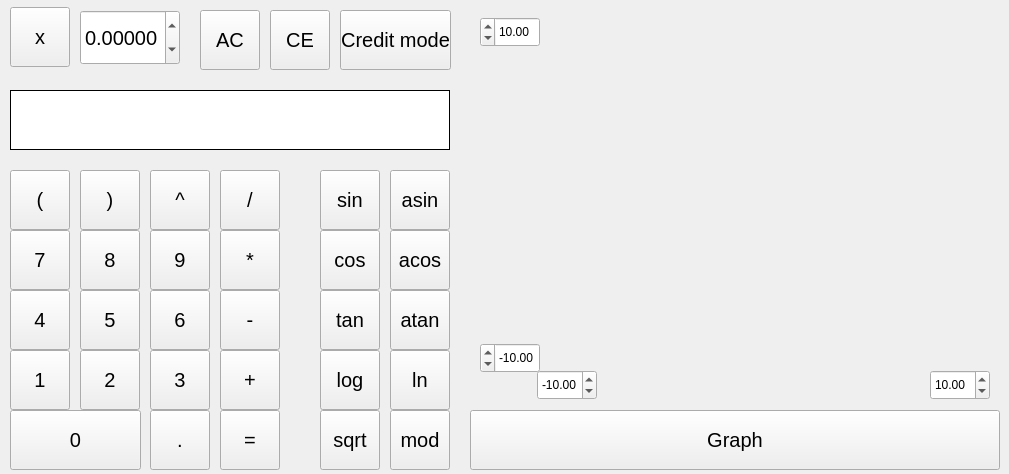
<?xml version="1.0" encoding="UTF-8"?>
<ui version="4.0">
 <class>MainWindow</class>
 <widget class="QMainWindow" name="MainWindow">
  <property name="geometry">
   <rect>
    <x>0</x>
    <y>0</y>
    <width>1009</width>
    <height>474</height>
   </rect>
  </property>
  <property name="minimumSize">
   <size>
    <width>1009</width>
    <height>474</height>
   </size>
  </property>
  <property name="maximumSize">
   <size>
    <width>1009</width>
    <height>474</height>
   </size>
  </property>
  <property name="windowTitle">
   <string>MainWindow</string>
  </property>
  <widget class="QWidget" name="centralwidget">
   <widget class="QLabel" name="label">
    <property name="geometry">
     <rect>
      <x>10</x>
      <y>90</y>
      <width>440</width>
      <height>60</height>
     </rect>
    </property>
    <property name="font">
     <font>
      <pointsize>-1</pointsize>
     </font>
    </property>
    <property name="styleSheet">
     <string notr="true">QLabel {
color: black;
 background-color: white;
border: 1px solid black;
font-size: 16px;
}</string>
    </property>
    <property name="text">
     <string/>
    </property>
    <property name="alignment">
     <set>Qt::AlignRight|Qt::AlignTrailing|Qt::AlignVCenter</set>
    </property>
   </widget>
   <widget class="QPushButton" name="pushButton_LBR">
    <property name="geometry">
     <rect>
      <x>10</x>
      <y>170</y>
      <width>60</width>
      <height>60</height>
     </rect>
    </property>
    <property name="sizePolicy">
     <sizepolicy hsizetype="Expanding" vsizetype="MinimumExpanding">
      <horstretch>0</horstretch>
      <verstretch>0</verstretch>
     </sizepolicy>
    </property>
    <property name="font">
     <font>
      <pointsize>15</pointsize>
     </font>
    </property>
    <property name="text">
     <string>(</string>
    </property>
   </widget>
   <widget class="QPushButton" name="pushButton_RBR">
    <property name="geometry">
     <rect>
      <x>80</x>
      <y>170</y>
      <width>60</width>
      <height>60</height>
     </rect>
    </property>
    <property name="sizePolicy">
     <sizepolicy hsizetype="Expanding" vsizetype="MinimumExpanding">
      <horstretch>0</horstretch>
      <verstretch>0</verstretch>
     </sizepolicy>
    </property>
    <property name="font">
     <font>
      <pointsize>15</pointsize>
     </font>
    </property>
    <property name="text">
     <string>)</string>
    </property>
   </widget>
   <widget class="QPushButton" name="pushButton_exp">
    <property name="geometry">
     <rect>
      <x>150</x>
      <y>170</y>
      <width>60</width>
      <height>60</height>
     </rect>
    </property>
    <property name="sizePolicy">
     <sizepolicy hsizetype="Expanding" vsizetype="MinimumExpanding">
      <horstretch>0</horstretch>
      <verstretch>0</verstretch>
     </sizepolicy>
    </property>
    <property name="font">
     <font>
      <pointsize>15</pointsize>
     </font>
    </property>
    <property name="text">
     <string>^</string>
    </property>
   </widget>
   <widget class="QPushButton" name="pushButton_div">
    <property name="geometry">
     <rect>
      <x>220</x>
      <y>170</y>
      <width>60</width>
      <height>60</height>
     </rect>
    </property>
    <property name="sizePolicy">
     <sizepolicy hsizetype="Expanding" vsizetype="MinimumExpanding">
      <horstretch>0</horstretch>
      <verstretch>0</verstretch>
     </sizepolicy>
    </property>
    <property name="font">
     <font>
      <pointsize>15</pointsize>
     </font>
    </property>
    <property name="text">
     <string>/</string>
    </property>
   </widget>
   <widget class="QPushButton" name="pushButton_7">
    <property name="geometry">
     <rect>
      <x>10</x>
      <y>230</y>
      <width>60</width>
      <height>60</height>
     </rect>
    </property>
    <property name="sizePolicy">
     <sizepolicy hsizetype="Expanding" vsizetype="MinimumExpanding">
      <horstretch>0</horstretch>
      <verstretch>0</verstretch>
     </sizepolicy>
    </property>
    <property name="font">
     <font>
      <pointsize>15</pointsize>
     </font>
    </property>
    <property name="text">
     <string>7</string>
    </property>
   </widget>
   <widget class="QPushButton" name="pushButton_8">
    <property name="geometry">
     <rect>
      <x>80</x>
      <y>230</y>
      <width>60</width>
      <height>60</height>
     </rect>
    </property>
    <property name="sizePolicy">
     <sizepolicy hsizetype="Expanding" vsizetype="MinimumExpanding">
      <horstretch>0</horstretch>
      <verstretch>0</verstretch>
     </sizepolicy>
    </property>
    <property name="font">
     <font>
      <pointsize>15</pointsize>
     </font>
    </property>
    <property name="text">
     <string>8</string>
    </property>
   </widget>
   <widget class="QPushButton" name="pushButton_9">
    <property name="geometry">
     <rect>
      <x>150</x>
      <y>230</y>
      <width>60</width>
      <height>60</height>
     </rect>
    </property>
    <property name="sizePolicy">
     <sizepolicy hsizetype="Expanding" vsizetype="MinimumExpanding">
      <horstretch>0</horstretch>
      <verstretch>0</verstretch>
     </sizepolicy>
    </property>
    <property name="font">
     <font>
      <pointsize>15</pointsize>
     </font>
    </property>
    <property name="text">
     <string>9</string>
    </property>
   </widget>
   <widget class="QPushButton" name="pushButton_mult">
    <property name="geometry">
     <rect>
      <x>220</x>
      <y>230</y>
      <width>60</width>
      <height>60</height>
     </rect>
    </property>
    <property name="sizePolicy">
     <sizepolicy hsizetype="Expanding" vsizetype="MinimumExpanding">
      <horstretch>0</horstretch>
      <verstretch>0</verstretch>
     </sizepolicy>
    </property>
    <property name="font">
     <font>
      <pointsize>15</pointsize>
     </font>
    </property>
    <property name="text">
     <string>*</string>
    </property>
   </widget>
   <widget class="QPushButton" name="pushButton_4">
    <property name="geometry">
     <rect>
      <x>10</x>
      <y>290</y>
      <width>60</width>
      <height>60</height>
     </rect>
    </property>
    <property name="sizePolicy">
     <sizepolicy hsizetype="Expanding" vsizetype="MinimumExpanding">
      <horstretch>0</horstretch>
      <verstretch>0</verstretch>
     </sizepolicy>
    </property>
    <property name="font">
     <font>
      <pointsize>15</pointsize>
     </font>
    </property>
    <property name="text">
     <string>4</string>
    </property>
   </widget>
   <widget class="QPushButton" name="pushButton_5">
    <property name="geometry">
     <rect>
      <x>80</x>
      <y>290</y>
      <width>60</width>
      <height>60</height>
     </rect>
    </property>
    <property name="sizePolicy">
     <sizepolicy hsizetype="Expanding" vsizetype="MinimumExpanding">
      <horstretch>0</horstretch>
      <verstretch>0</verstretch>
     </sizepolicy>
    </property>
    <property name="font">
     <font>
      <pointsize>15</pointsize>
     </font>
    </property>
    <property name="text">
     <string>5</string>
    </property>
   </widget>
   <widget class="QPushButton" name="pushButton_6">
    <property name="geometry">
     <rect>
      <x>150</x>
      <y>290</y>
      <width>60</width>
      <height>60</height>
     </rect>
    </property>
    <property name="sizePolicy">
     <sizepolicy hsizetype="Expanding" vsizetype="MinimumExpanding">
      <horstretch>0</horstretch>
      <verstretch>0</verstretch>
     </sizepolicy>
    </property>
    <property name="font">
     <font>
      <pointsize>15</pointsize>
     </font>
    </property>
    <property name="text">
     <string>6</string>
    </property>
   </widget>
   <widget class="QPushButton" name="pushButton_minus">
    <property name="geometry">
     <rect>
      <x>220</x>
      <y>290</y>
      <width>60</width>
      <height>60</height>
     </rect>
    </property>
    <property name="sizePolicy">
     <sizepolicy hsizetype="Expanding" vsizetype="MinimumExpanding">
      <horstretch>0</horstretch>
      <verstretch>0</verstretch>
     </sizepolicy>
    </property>
    <property name="font">
     <font>
      <pointsize>15</pointsize>
     </font>
    </property>
    <property name="text">
     <string>-</string>
    </property>
   </widget>
   <widget class="QPushButton" name="pushButton_1">
    <property name="geometry">
     <rect>
      <x>10</x>
      <y>350</y>
      <width>60</width>
      <height>60</height>
     </rect>
    </property>
    <property name="sizePolicy">
     <sizepolicy hsizetype="Expanding" vsizetype="MinimumExpanding">
      <horstretch>0</horstretch>
      <verstretch>0</verstretch>
     </sizepolicy>
    </property>
    <property name="font">
     <font>
      <pointsize>15</pointsize>
     </font>
    </property>
    <property name="text">
     <string>1</string>
    </property>
   </widget>
   <widget class="QPushButton" name="pushButton_2">
    <property name="geometry">
     <rect>
      <x>80</x>
      <y>350</y>
      <width>60</width>
      <height>60</height>
     </rect>
    </property>
    <property name="sizePolicy">
     <sizepolicy hsizetype="Expanding" vsizetype="MinimumExpanding">
      <horstretch>0</horstretch>
      <verstretch>0</verstretch>
     </sizepolicy>
    </property>
    <property name="font">
     <font>
      <pointsize>15</pointsize>
     </font>
    </property>
    <property name="text">
     <string>2</string>
    </property>
   </widget>
   <widget class="QPushButton" name="pushButton_3">
    <property name="geometry">
     <rect>
      <x>150</x>
      <y>350</y>
      <width>60</width>
      <height>60</height>
     </rect>
    </property>
    <property name="sizePolicy">
     <sizepolicy hsizetype="Expanding" vsizetype="MinimumExpanding">
      <horstretch>0</horstretch>
      <verstretch>0</verstretch>
     </sizepolicy>
    </property>
    <property name="font">
     <font>
      <pointsize>15</pointsize>
     </font>
    </property>
    <property name="text">
     <string>3</string>
    </property>
   </widget>
   <widget class="QPushButton" name="pushButton_plus">
    <property name="geometry">
     <rect>
      <x>220</x>
      <y>350</y>
      <width>60</width>
      <height>60</height>
     </rect>
    </property>
    <property name="sizePolicy">
     <sizepolicy hsizetype="Expanding" vsizetype="MinimumExpanding">
      <horstretch>0</horstretch>
      <verstretch>0</verstretch>
     </sizepolicy>
    </property>
    <property name="font">
     <font>
      <pointsize>15</pointsize>
     </font>
    </property>
    <property name="text">
     <string>+</string>
    </property>
   </widget>
   <widget class="QPushButton" name="pushButton_sin">
    <property name="geometry">
     <rect>
      <x>320</x>
      <y>170</y>
      <width>60</width>
      <height>60</height>
     </rect>
    </property>
    <property name="sizePolicy">
     <sizepolicy hsizetype="Expanding" vsizetype="MinimumExpanding">
      <horstretch>0</horstretch>
      <verstretch>0</verstretch>
     </sizepolicy>
    </property>
    <property name="font">
     <font>
      <pointsize>15</pointsize>
     </font>
    </property>
    <property name="text">
     <string>sin</string>
    </property>
   </widget>
   <widget class="QPushButton" name="pushButton_asin">
    <property name="geometry">
     <rect>
      <x>390</x>
      <y>170</y>
      <width>60</width>
      <height>60</height>
     </rect>
    </property>
    <property name="sizePolicy">
     <sizepolicy hsizetype="Expanding" vsizetype="MinimumExpanding">
      <horstretch>0</horstretch>
      <verstretch>0</verstretch>
     </sizepolicy>
    </property>
    <property name="font">
     <font>
      <pointsize>15</pointsize>
     </font>
    </property>
    <property name="text">
     <string>asin</string>
    </property>
   </widget>
   <widget class="QPushButton" name="pushButton_cos">
    <property name="geometry">
     <rect>
      <x>320</x>
      <y>230</y>
      <width>60</width>
      <height>60</height>
     </rect>
    </property>
    <property name="sizePolicy">
     <sizepolicy hsizetype="Expanding" vsizetype="MinimumExpanding">
      <horstretch>0</horstretch>
      <verstretch>0</verstretch>
     </sizepolicy>
    </property>
    <property name="font">
     <font>
      <pointsize>15</pointsize>
     </font>
    </property>
    <property name="text">
     <string>cos</string>
    </property>
   </widget>
   <widget class="QPushButton" name="pushButton_acos">
    <property name="geometry">
     <rect>
      <x>390</x>
      <y>230</y>
      <width>60</width>
      <height>60</height>
     </rect>
    </property>
    <property name="sizePolicy">
     <sizepolicy hsizetype="Expanding" vsizetype="MinimumExpanding">
      <horstretch>0</horstretch>
      <verstretch>0</verstretch>
     </sizepolicy>
    </property>
    <property name="font">
     <font>
      <pointsize>15</pointsize>
     </font>
    </property>
    <property name="text">
     <string>acos</string>
    </property>
   </widget>
   <widget class="QPushButton" name="pushButton_log">
    <property name="geometry">
     <rect>
      <x>320</x>
      <y>350</y>
      <width>60</width>
      <height>60</height>
     </rect>
    </property>
    <property name="sizePolicy">
     <sizepolicy hsizetype="Expanding" vsizetype="MinimumExpanding">
      <horstretch>0</horstretch>
      <verstretch>0</verstretch>
     </sizepolicy>
    </property>
    <property name="font">
     <font>
      <pointsize>15</pointsize>
     </font>
    </property>
    <property name="text">
     <string>log</string>
    </property>
   </widget>
   <widget class="QPushButton" name="pushButton_ln">
    <property name="geometry">
     <rect>
      <x>390</x>
      <y>350</y>
      <width>60</width>
      <height>60</height>
     </rect>
    </property>
    <property name="sizePolicy">
     <sizepolicy hsizetype="Expanding" vsizetype="MinimumExpanding">
      <horstretch>0</horstretch>
      <verstretch>0</verstretch>
     </sizepolicy>
    </property>
    <property name="font">
     <font>
      <pointsize>15</pointsize>
     </font>
    </property>
    <property name="text">
     <string>ln</string>
    </property>
   </widget>
   <widget class="QPushButton" name="pushButton_tan">
    <property name="geometry">
     <rect>
      <x>320</x>
      <y>290</y>
      <width>60</width>
      <height>60</height>
     </rect>
    </property>
    <property name="sizePolicy">
     <sizepolicy hsizetype="Expanding" vsizetype="MinimumExpanding">
      <horstretch>0</horstretch>
      <verstretch>0</verstretch>
     </sizepolicy>
    </property>
    <property name="font">
     <font>
      <pointsize>15</pointsize>
     </font>
    </property>
    <property name="text">
     <string>tan</string>
    </property>
   </widget>
   <widget class="QPushButton" name="pushButton_atan">
    <property name="geometry">
     <rect>
      <x>390</x>
      <y>290</y>
      <width>60</width>
      <height>60</height>
     </rect>
    </property>
    <property name="sizePolicy">
     <sizepolicy hsizetype="Expanding" vsizetype="MinimumExpanding">
      <horstretch>0</horstretch>
      <verstretch>0</verstretch>
     </sizepolicy>
    </property>
    <property name="font">
     <font>
      <pointsize>15</pointsize>
     </font>
    </property>
    <property name="text">
     <string>atan</string>
    </property>
   </widget>
   <widget class="QPushButton" name="pushButton_dot">
    <property name="geometry">
     <rect>
      <x>150</x>
      <y>410</y>
      <width>60</width>
      <height>60</height>
     </rect>
    </property>
    <property name="sizePolicy">
     <sizepolicy hsizetype="Expanding" vsizetype="MinimumExpanding">
      <horstretch>0</horstretch>
      <verstretch>0</verstretch>
     </sizepolicy>
    </property>
    <property name="font">
     <font>
      <pointsize>15</pointsize>
     </font>
    </property>
    <property name="text">
     <string>.</string>
    </property>
   </widget>
   <widget class="QPushButton" name="pushButton_equal">
    <property name="geometry">
     <rect>
      <x>220</x>
      <y>410</y>
      <width>60</width>
      <height>60</height>
     </rect>
    </property>
    <property name="sizePolicy">
     <sizepolicy hsizetype="Expanding" vsizetype="MinimumExpanding">
      <horstretch>0</horstretch>
      <verstretch>0</verstretch>
     </sizepolicy>
    </property>
    <property name="font">
     <font>
      <pointsize>15</pointsize>
     </font>
    </property>
    <property name="text">
     <string>=</string>
    </property>
   </widget>
   <widget class="QPushButton" name="pushButton_0">
    <property name="geometry">
     <rect>
      <x>10</x>
      <y>410</y>
      <width>131</width>
      <height>60</height>
     </rect>
    </property>
    <property name="sizePolicy">
     <sizepolicy hsizetype="Expanding" vsizetype="MinimumExpanding">
      <horstretch>0</horstretch>
      <verstretch>0</verstretch>
     </sizepolicy>
    </property>
    <property name="font">
     <font>
      <pointsize>15</pointsize>
     </font>
    </property>
    <property name="text">
     <string>0</string>
    </property>
   </widget>
   <widget class="QPushButton" name="pushButton_mod">
    <property name="geometry">
     <rect>
      <x>390</x>
      <y>410</y>
      <width>60</width>
      <height>60</height>
     </rect>
    </property>
    <property name="sizePolicy">
     <sizepolicy hsizetype="Expanding" vsizetype="MinimumExpanding">
      <horstretch>0</horstretch>
      <verstretch>0</verstretch>
     </sizepolicy>
    </property>
    <property name="font">
     <font>
      <pointsize>15</pointsize>
     </font>
    </property>
    <property name="text">
     <string>mod</string>
    </property>
   </widget>
   <widget class="QPushButton" name="pushButton_sqrt">
    <property name="geometry">
     <rect>
      <x>320</x>
      <y>410</y>
      <width>60</width>
      <height>60</height>
     </rect>
    </property>
    <property name="sizePolicy">
     <sizepolicy hsizetype="Expanding" vsizetype="MinimumExpanding">
      <horstretch>0</horstretch>
      <verstretch>0</verstretch>
     </sizepolicy>
    </property>
    <property name="font">
     <font>
      <pointsize>15</pointsize>
     </font>
    </property>
    <property name="text">
     <string>sqrt</string>
    </property>
   </widget>
   <widget class="QPushButton" name="pushButton_AC">
    <property name="geometry">
     <rect>
      <x>200</x>
      <y>10</y>
      <width>60</width>
      <height>60</height>
     </rect>
    </property>
    <property name="sizePolicy">
     <sizepolicy hsizetype="Expanding" vsizetype="MinimumExpanding">
      <horstretch>0</horstretch>
      <verstretch>0</verstretch>
     </sizepolicy>
    </property>
    <property name="font">
     <font>
      <pointsize>15</pointsize>
     </font>
    </property>
    <property name="text">
     <string>AC</string>
    </property>
   </widget>
   <widget class="QPushButton" name="pushButton_CE">
    <property name="geometry">
     <rect>
      <x>270</x>
      <y>10</y>
      <width>60</width>
      <height>60</height>
     </rect>
    </property>
    <property name="sizePolicy">
     <sizepolicy hsizetype="Expanding" vsizetype="MinimumExpanding">
      <horstretch>0</horstretch>
      <verstretch>0</verstretch>
     </sizepolicy>
    </property>
    <property name="font">
     <font>
      <pointsize>15</pointsize>
     </font>
    </property>
    <property name="text">
     <string>CE</string>
    </property>
   </widget>
   <widget class="QCustomPlot" name="customPlot" native="true">
    <property name="geometry">
     <rect>
      <x>540</x>
      <y>20</y>
      <width>450</width>
      <height>350</height>
     </rect>
    </property>
    <property name="font">
     <font>
      <pointsize>15</pointsize>
     </font>
    </property>
   </widget>
   <widget class="QPushButton" name="pushButton_x">
    <property name="geometry">
     <rect>
      <x>10</x>
      <y>7</y>
      <width>60</width>
      <height>60</height>
     </rect>
    </property>
    <property name="sizePolicy">
     <sizepolicy hsizetype="Expanding" vsizetype="MinimumExpanding">
      <horstretch>0</horstretch>
      <verstretch>0</verstretch>
     </sizepolicy>
    </property>
    <property name="font">
     <font>
      <pointsize>15</pointsize>
     </font>
    </property>
    <property name="text">
     <string>x</string>
    </property>
   </widget>
   <widget class="QPushButton" name="pushButton_graph">
    <property name="geometry">
     <rect>
      <x>470</x>
      <y>410</y>
      <width>530</width>
      <height>60</height>
     </rect>
    </property>
    <property name="sizePolicy">
     <sizepolicy hsizetype="Expanding" vsizetype="MinimumExpanding">
      <horstretch>0</horstretch>
      <verstretch>0</verstretch>
     </sizepolicy>
    </property>
    <property name="font">
     <font>
      <pointsize>15</pointsize>
     </font>
    </property>
    <property name="text">
     <string>Graph</string>
    </property>
   </widget>
   <widget class="QPushButton" name="pushButton_credit">
    <property name="geometry">
     <rect>
      <x>340</x>
      <y>10</y>
      <width>111</width>
      <height>60</height>
     </rect>
    </property>
    <property name="sizePolicy">
     <sizepolicy hsizetype="Expanding" vsizetype="MinimumExpanding">
      <horstretch>0</horstretch>
      <verstretch>0</verstretch>
     </sizepolicy>
    </property>
    <property name="font">
     <font>
      <pointsize>15</pointsize>
     </font>
    </property>
    <property name="text">
     <string>Credit mode</string>
    </property>
   </widget>
   <widget class="QDoubleSpinBox" name="doubleSpinBox_x">
    <property name="geometry">
     <rect>
      <x>80</x>
      <y>10</y>
      <width>100</width>
      <height>55</height>
     </rect>
    </property>
    <property name="font">
     <font>
      <pointsize>15</pointsize>
     </font>
    </property>
    <property name="decimals">
     <number>5</number>
    </property>
    <property name="minimum">
     <double>-1000000.000000000000000</double>
    </property>
    <property name="maximum">
     <double>1000000.000000000000000</double>
    </property>
   </widget>
   <widget class="QDoubleSpinBox" name="doubleSpinBox_maxY">
    <property name="geometry">
     <rect>
      <x>480</x>
      <y>17</y>
      <width>60</width>
      <height>30</height>
     </rect>
    </property>
    <property name="layoutDirection">
     <enum>Qt::RightToLeft</enum>
    </property>
    <property name="correctionMode">
     <enum>QAbstractSpinBox::CorrectToPreviousValue</enum>
    </property>
    <property name="maximum">
     <double>100000.000000000000000</double>
    </property>
    <property name="value">
     <double>10.000000000000000</double>
    </property>
   </widget>
   <widget class="QDoubleSpinBox" name="doubleSpinBox_minY">
    <property name="geometry">
     <rect>
      <x>480</x>
      <y>343</y>
      <width>60</width>
      <height>30</height>
     </rect>
    </property>
    <property name="layoutDirection">
     <enum>Qt::RightToLeft</enum>
    </property>
    <property name="correctionMode">
     <enum>QAbstractSpinBox::CorrectToPreviousValue</enum>
    </property>
    <property name="minimum">
     <double>-100000.000000000000000</double>
    </property>
    <property name="maximum">
     <double>0.000000000000000</double>
    </property>
    <property name="value">
     <double>-10.000000000000000</double>
    </property>
   </widget>
   <widget class="QDoubleSpinBox" name="doubleSpinBox_minX">
    <property name="geometry">
     <rect>
      <x>537</x>
      <y>370</y>
      <width>60</width>
      <height>30</height>
     </rect>
    </property>
    <property name="minimum">
     <double>-100000.000000000000000</double>
    </property>
    <property name="maximum">
     <double>0.000000000000000</double>
    </property>
    <property name="value">
     <double>-10.000000000000000</double>
    </property>
   </widget>
   <widget class="QDoubleSpinBox" name="doubleSpinBox_maxX">
    <property name="geometry">
     <rect>
      <x>930</x>
      <y>370</y>
      <width>60</width>
      <height>30</height>
     </rect>
    </property>
    <property name="minimum">
     <double>0.000000000000000</double>
    </property>
    <property name="maximum">
     <double>100000.000000000000000</double>
    </property>
    <property name="value">
     <double>10.000000000000000</double>
    </property>
   </widget>
  </widget>
 </widget>
 <customwidgets>
  <customwidget>
   <class>QCustomPlot</class>
   <extends>QWidget</extends>
   <header>qcustomplot.h</header>
   <container>1</container>
  </customwidget>
 </customwidgets>
 <resources/>
 <connections/>
</ui>
